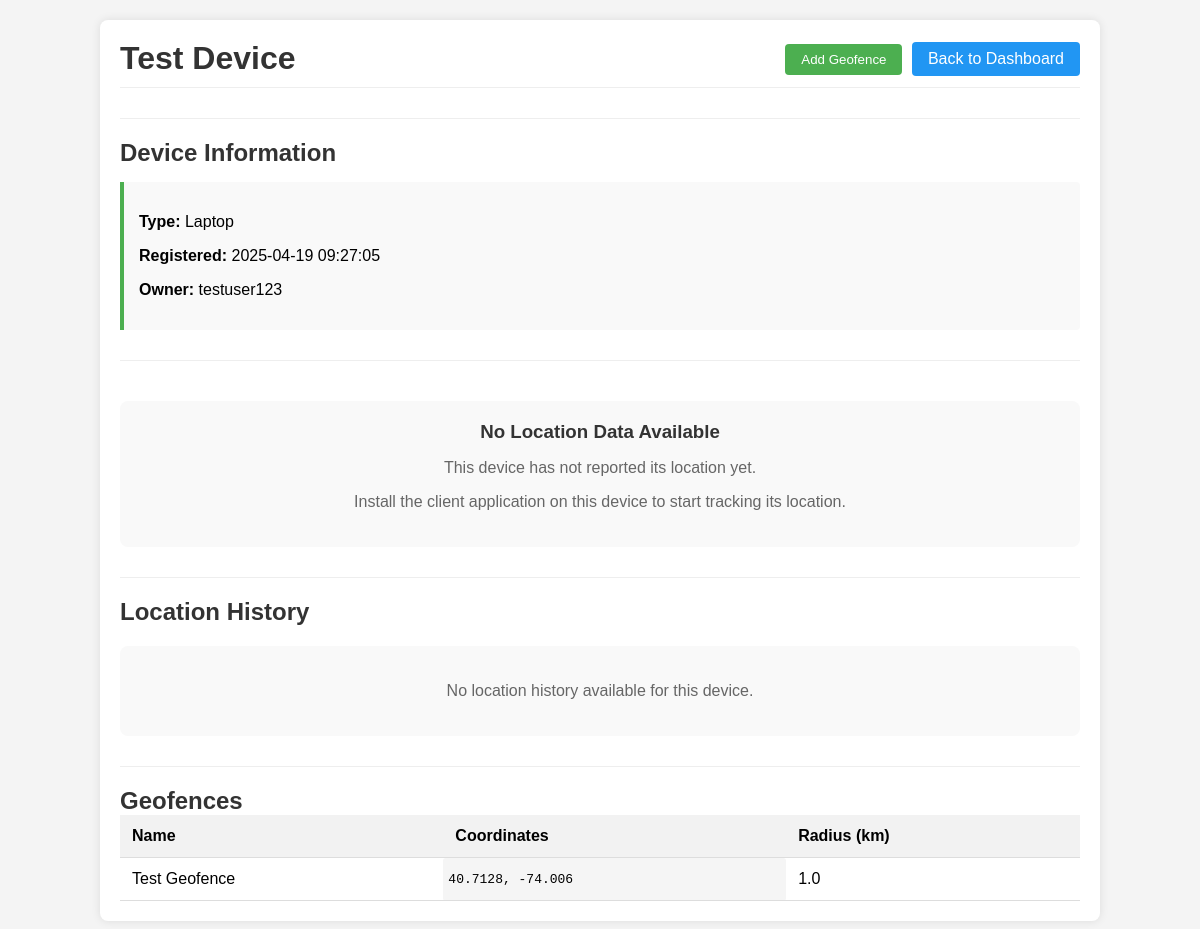
Screenshot of /device/2 (signed in) with the database file from the repository.
### tables this page shows
CREATE TABLE devices (
                id INTEGER PRIMARY KEY,
                user_id INTEGER,
                device_name TEXT NOT NULL,
                device_type TEXT NOT NULL,
                registered_date TEXT NOT NULL,
                FOREIGN KEY (user_id) REFERENCES users (id)
            );

CREATE TABLE users (
                id INTEGER PRIMARY KEY,
                username TEXT UNIQUE NOT NULL,
                password TEXT NOT NULL,
                salt TEXT NOT NULL
            );

CREATE TABLE geofences (
                id INTEGER PRIMARY KEY,
                device_id INTEGER,
                latitude REAL NOT NULL,
                longitude REAL NOT NULL,
                radius REAL NOT NULL,
                name TEXT NOT NULL,
                FOREIGN KEY (device_id) REFERENCES devices (id)
            );

### track_server.py (the view)
@app.route('/device/<int:device_id>')
@login_required
def device_details(device_id):
    device = db.get_device_details(device_id)
    if not device or device[4] != session.get('username'):
        return redirect(url_for('dashboard'))
    latest_location = db.get_latest_device_location(device_id)
    history = db.get_device_location_history(device_id)
    geofences = db.get_device_geofences(device_id)
    return render_template('device.html',
                          device=device,
                          latest_location=latest_location,
                          history=history,
                          geofences=geofences)

### track_server.py (called while the page is built)
def login_required(f):
    @wraps(f)
    def decorated_function(*args, **kwargs):
        if 'user_id' not in session:
            return redirect(url_for('login'))
        return f(*args, **kwargs)
    return decorated_function

def generate_csrf_token():
    if 'csrf_token' not in session:
        session['csrf_token'] = secrets.token_hex(32)
    return session['csrf_token']

@app.context_processor
def inject_csrf_token():
    return {'csrf_token': generate_csrf_token()}

@app.after_request
def add_security_headers(response):
    response.headers['Content-Security-Policy'] = "default-src 'self'; script-src 'self' 'unsafe-inline' https://unpkg.com; style-src 'self' 'unsafe-inline' https://unpkg.com; img-src 'self' data: https://*.tile.openstreetmap.org; connect-src 'self'"
    response.headers['X-Content-Type-Options'] = 'nosniff'
    response.headers['X-Frame-Options'] = 'DENY'
    response.headers['X-XSS-Protection'] = '1; mode=block'
    return response

    def get_device_details(self, device_id):
        with self.lock:
            self.cursor.execute(
                "SELECT d.id, d.device_name, d.device_type, d.registered_date, u.username "
                "FROM devices d JOIN users u ON d.user_id = u.id WHERE d.id = ?",
                (device_id,)
            )
            return self.cursor.fetchone()

    def get_device_location_history(self, device_id, limit=20):
        with self.lock:
            self.cursor.execute(
                "SELECT latitude, longitude, ip_address, city, region, country, timestamp "
                "FROM locations WHERE device_id = ? ORDER BY timestamp DESC LIMIT ?",
                (device_id, limit)
            )
            return self.cursor.fetchall()

    def get_latest_device_location(self, device_id):
        with self.lock:
            self.cursor.execute(
                "SELECT latitude, longitude, ip_address, city, region, country, timestamp "
                "FROM locations WHERE device_id = ? ORDER BY timestamp DESC LIMIT 1",
                (device_id,)
            )
            return self.cursor.fetchone()

    def get_device_geofences(self, device_id):
        with self.lock:
            self.cursor.execute(
                "SELECT id, name, latitude, longitude, radius FROM geofences WHERE device_id = ?",
                (device_id,)
            )
            return self.cursor.fetchall()

### templates/device.html (shortened to what this page needs)
<!DOCTYPE html>
<html lang="en">
<head>
    <link rel="stylesheet" href="https://unpkg.com/leaflet@1.7.1/dist/leaflet.css"
/>
</head>
<body>
    <div class="container">
        <header>
            <h1>{{ device[1] }}</h1>
            <div>
                <button id="addGeofenceBtn" class="btn">Add Geofence</button>
                <a href="/dashboard" class="btn back-btn">Back to Dashboard</a>
            </div>
        </header>
        <div class="section">
            <h2>Device Information</h2>
            <div class="info-box">
                <p><strong>Type:</strong> {{ device[2] }}</p>
                <p><strong>Registered:</strong> {{ device[3] }}</p>
                <p><strong>Owner:</strong> {{ device[4] }}</p>
            </div>
        </div>
        {% if latest_location %}
        <div class="section">
            <h2>Current Location</h2>
            <div class="map-container">
                <div id="map"></div>
            </div>
            <div class="info-box">
                <h3>Location Details</h3>
                <p><strong>Last Updated:</strong> <span class="timestamp">{{ latest_location[6] }}</span></p>
                <p><strong>Coordinates:</strong> <span class="coordinates">{{ latest_location[0] }}, {{ latest_location[1] }}</span></p>
                {% if latest_location[2] %}
                <p><strong>IP Address:</strong> {{ latest_location[2] }}</p>
                {% endif %}
                {% if latest_location[3] %}
                <p><strong>City:</strong> {{ latest_location[3] }}</p>
                {% endif %}
                {% if latest_location[4] %}
                <p><strong>Region:</strong> {{ latest_location[4] }}</p>
                {% endif %}
                {% if latest_location[5] %}
                <p><strong>Country:</strong> {{ latest_location[5] }}</p>
                {% endif %}
            </div>
        </div>
        {% else %}
        <div class="section">
            <div class="no-data">
                <h3>No Location Data Available</h3>
                <p>This device has not reported its location yet.</p>
                <p>Install the client application on this device to start tracking its location.</p>
            </div>
        </div>
        {% endif %}
        <div class="section">
            <h2>Location History</h2>
            {% if history %}
            <table>
                <thead>
                    <tr>
                        <th>Time</th>
                        <th>Coordinates</th>
                        <th>Location</th>
                    </tr>
                </thead>
                <tbody>
                    {% for location in history %}
                    <tr>
                        <td class="timestamp">{{ location[6] }}</td>
                        <td class="coordinates">{{ location[0] }}, {{ location[1] }}</td>
                        <td>
                            {% if location[3] %}
                                {{ location[3] }}{% if location[4] %}, {{ location[4] }}{% endif %}{% if location[5] %}, {{ location[5] }}{% endif %}
                            {% else %}
                                Unknown
                            {% endif %}
                        </td>
                    </tr>
                    {% endfor %}
                </tbody>
            </table>
            {% else %}
            <div class="no-data">
                <p>No location history available for this device.</p>
            </div>
            {% endif %}
        </div>
        <div class="section">
            <h2>Geofences</h2>
            {% if geofences %}
            <table>
                <thead>
                    <tr>
                        <th>Name</th>
                        <th>Coordinates</th>
                        <th>Radius (km)</th>
                    </tr>
                </thead>
                <tbody>
                    {% for geofence in geofences %}
                    <tr>
                        <td>{{ geofence[1] }}</td>
                        <td class="coordinates">{{ geofence[2] }}, {{ geofence[3] }}</td>
                        <td>{{ geofence[4] }}</td>
                    </tr>
                    {% endfor %}
                </tbody>
            </table>
            {% else %}
            <div class="no-data">
                <p>No geofences configured for this device.</p>
                <p>Add a geofence to get alerts when the device moves outside a designated area.</p>
            </div>
            {% endif %}
        </div>
    </div>
</body>
</html>

### templates/device.html (style rules this page uses)
body { font-family: Arial, sans-serif; margin: 0; padding: 0; background-color: #f4f4f4; }
.container { width: 80%; margin: 20px auto; background-color: white; padding: 20px; border-radius: 8px; box-shadow: 0 0 10px rgba(0,0,0,0.1); }
header { display: flex; justify-content: space-between; align-items: center; margin-bottom: 20px; padding-bottom: 10px; border-bottom: 1px solid #eee; }
h1, h2, h3 { color: #333; margin: 0; }
.btn { display: inline-block; padding: 8px 16px; background-color: #4CAF50; color: white; text-decoration: none; border-radius: 4px; border: none; cursor: pointer; transition: background-color 0.3s; margin-left: 5px; }
.back-btn { background-color: #2196F3; }
.section { margin-top: 30px; padding-top: 20px; border-top: 1px solid #eee; }
.info-box { background-color: #f9f9f9; border-left: 4px solid #4CAF50; padding: 15px; margin: 15px 0; border-radius: 0 4px 4px 0; }
table { width: 100%; border-collapse: collapse; }
th, td { padding: 12px; text-align: left; border-bottom: 1px solid #ddd; }
th { background-color: #f2f2f2; font-weight: bold; }
.no-data { padding: 20px; text-align: center; color: #666; background-color: #f9f9f9; border-radius: 8px; margin: 20px 0; }
.coordinates { font-family: monospace; background-color: #f5f5f5; padding: 2px 5px; border-radius: 3px; }

### rows the page displays
devices: device_name "Test Device", device_type "Laptop", registered_date "2025-04-19 09:27:05"
users: username "testuser123"
geofences: name "Test Geofence", latitude "40.7128", longitude "-74.006", radius "1.0"
